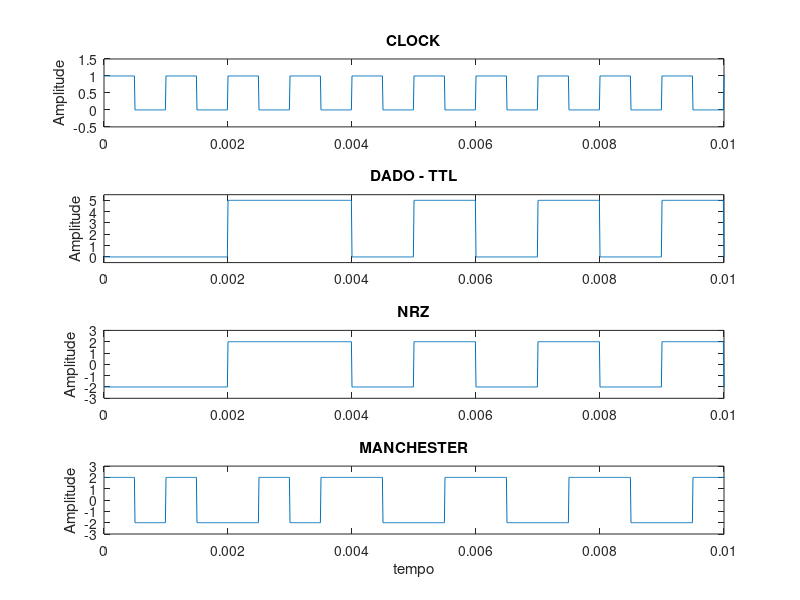
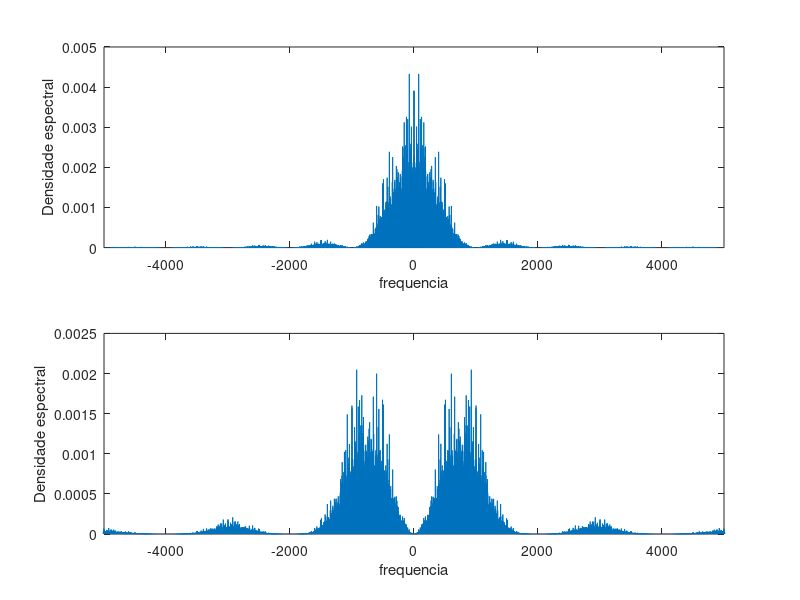
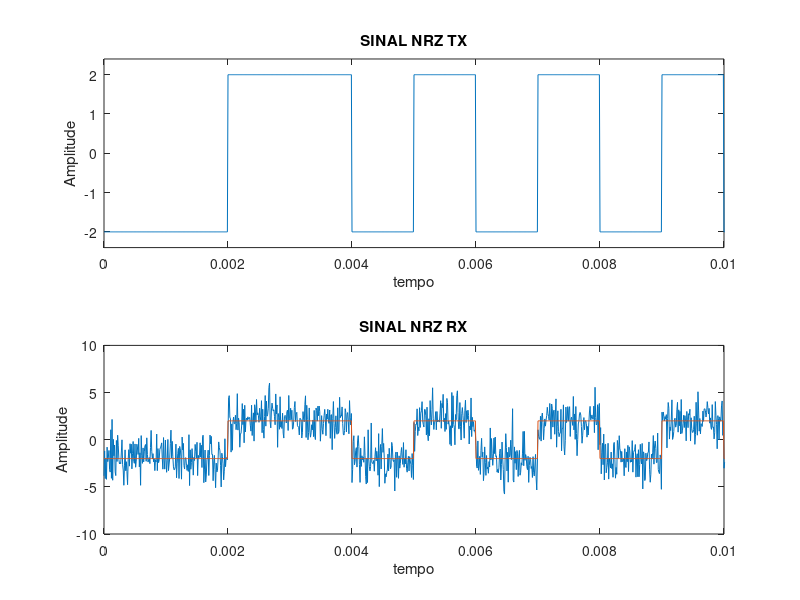

MATLAB code for these plots, in order:
clear all
close all
clc
#* Parâmetros iniciais *
M = 2; #Transmissão binária
Fs = 100e3; #Frequência de amostragem
Ts = 1/Fs; #Período de amostragem
Rb = 1e3; #Taxa de transmissão
Tb = 1/Rb; #Duração do bit
N = Fs/Rb; #Fator de superamostragem. Neste script N tem que ser inteiro!
A = 2; #Nível de amplitude do pulso

#* Definição do eixo tempo *
periodo_tx = 4; #Período de transmissão em segundos
t = [0:Ts:periodo_tx-Ts];

#* Definição do eixo frequência *
delta_f = 1/periodo_tx;
f = [-Fs/2:delta_f:Fs/2-delta_f];

#* Geração do clock *
f_clk = Rb;
pulso_clk = ((square(2*pi*f_clk*t))+1)*(0.5);

#* Geração da sequência de informação binária *
info_bin = randint(1,Rb*periodo_tx,M);
info_t = upsamplefill(info_bin, N-1, true);
info_TTL = info_t*5;
#* Geração da forma de onda NRZ polar
info_NRZ = info_t*2*A-A;

#* Geração da forma de onda Manchester
info_Manchester = xor(info_t,pulso_clk)*2*A-A;

#* Figura domínio do tempo *
figure(1)
subplot(411)
plot(t,pulso_clk);
title('CLOCK')
ylabel('Amplitude')
axis([0 10*Tb -0.5 1.5])
subplot(412)
plot(t,info_TTL);
title('DADO - TTL')
ylabel('Amplitude')
axis([0 10*Tb -.5 5.5])
subplot(413)
plot(t,info_NRZ);
title('NRZ')
ylabel('Amplitude')
axis([0 10*Tb -A*1.5 A*1.5])
subplot(414)
plot(t,info_Manchester);
title('MANCHESTER')
ylabel('Amplitude')
xlabel('tempo')
axis([0 10*Tb -A*1.5 A*1.5])

#* Autocorrelação e Densidade Espectral *
Rx_NRZ = xcorr(info_NRZ)/length(info_t);
Gx_NRZ = fftshift(fft(Rx_NRZ));
Rx_Manchester = xcorr(info_Manchester)/length(info_t);
Gx_Manchester = fftshift(fft(Rx_Manchester));

#* Figura no domínio da frequência *
figure(2)
subplot(211)
f_aux = [-Fs/2:delta_f/2:Fs/2-delta_f];
plot(f_aux, abs(Gx_NRZ)/length(Rx_NRZ))
xlabel('frequencia')
ylabel('Densidade espectral')
xlim([-5*Rb 5*Rb])
subplot(212)
plot(f_aux,abs(Gx_Manchester)/length(Rx_Manchester))
xlim([-5*Rb 5*Rb])
xlabel('frequencia')
ylabel('Densidade espectral')

#* Transmissão NRZ por canal livre de interferência *
sinal_tx = info_NRZ;

#* Detecção NRZ com ruído Gaussiano *
limiar = 0;
var_ruido = 2; # Variância do ruído
ruido = sqrt(var_ruido)*randn(1,length(sinal_tx));
sinal_rx = sinal_tx + ruido;
sinal_det = sinal_rx(N/2:N:end); #Coletando amostra no meio do pulso
info_rec = sinal_det > limiar;
n_erro = sum(xor(info_bin, info_rec));
Pb = n_erro/(Rb*periodo_tx)
a1 = A;
a2 = -A;
V_dif = a1-a2
sigma = std(ruido)
Pb_teorico = qfunc((a1-a2)/(2*sigma))

figure(3)
subplot(211)
plot(t,sinal_tx)
title('SINAL NRZ TX')
xlabel('tempo')
ylabel('Amplitude')
axis([0 10*Tb -A*1.2 A*1.2])
subplot(212)
plot(t,sinal_rx)
hold on
plot(t,sinal_tx)
title('SINAL NRZ RX')
xlabel('tempo')
ylabel('Amplitude')
xlim([0 10*Tb])